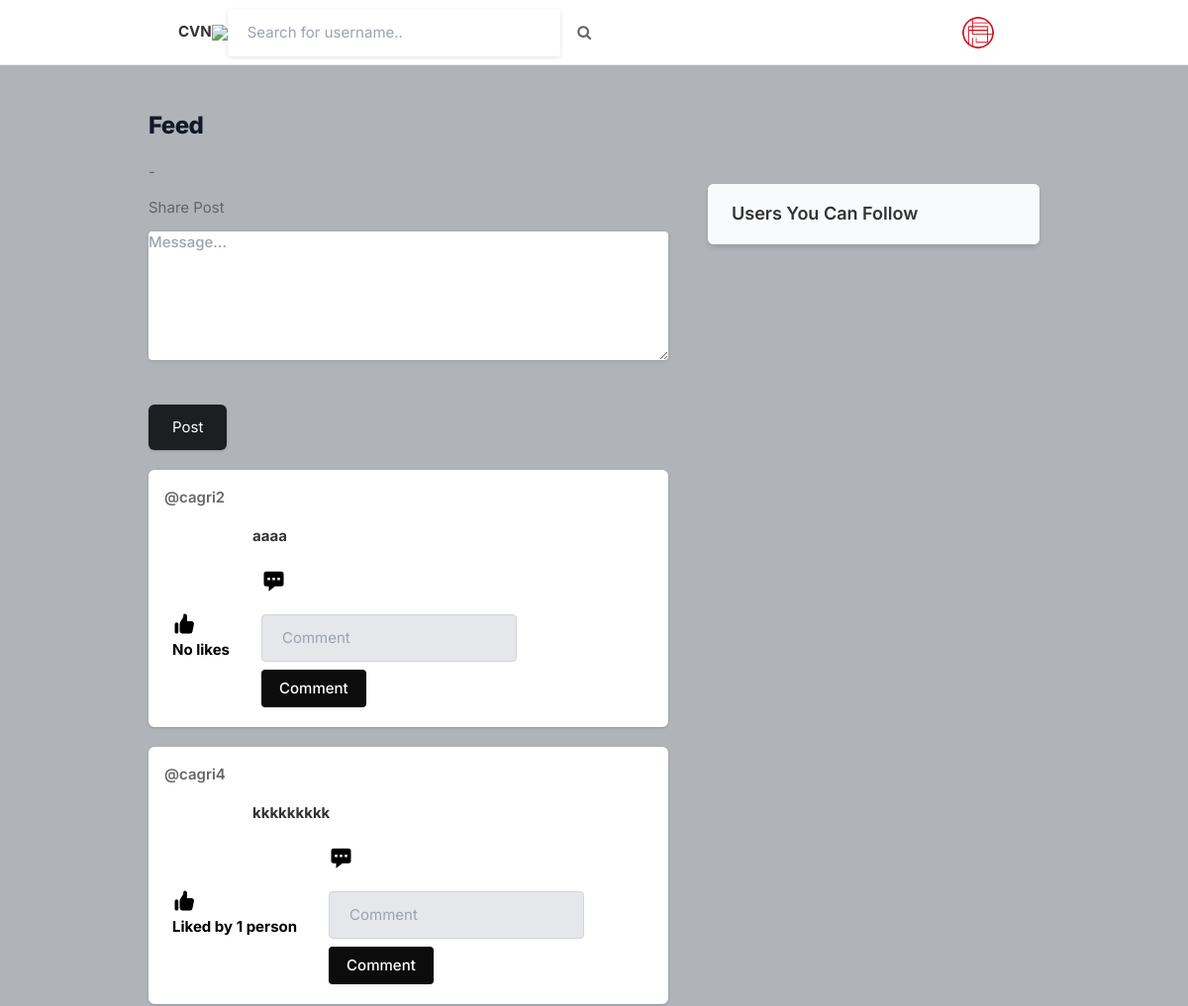
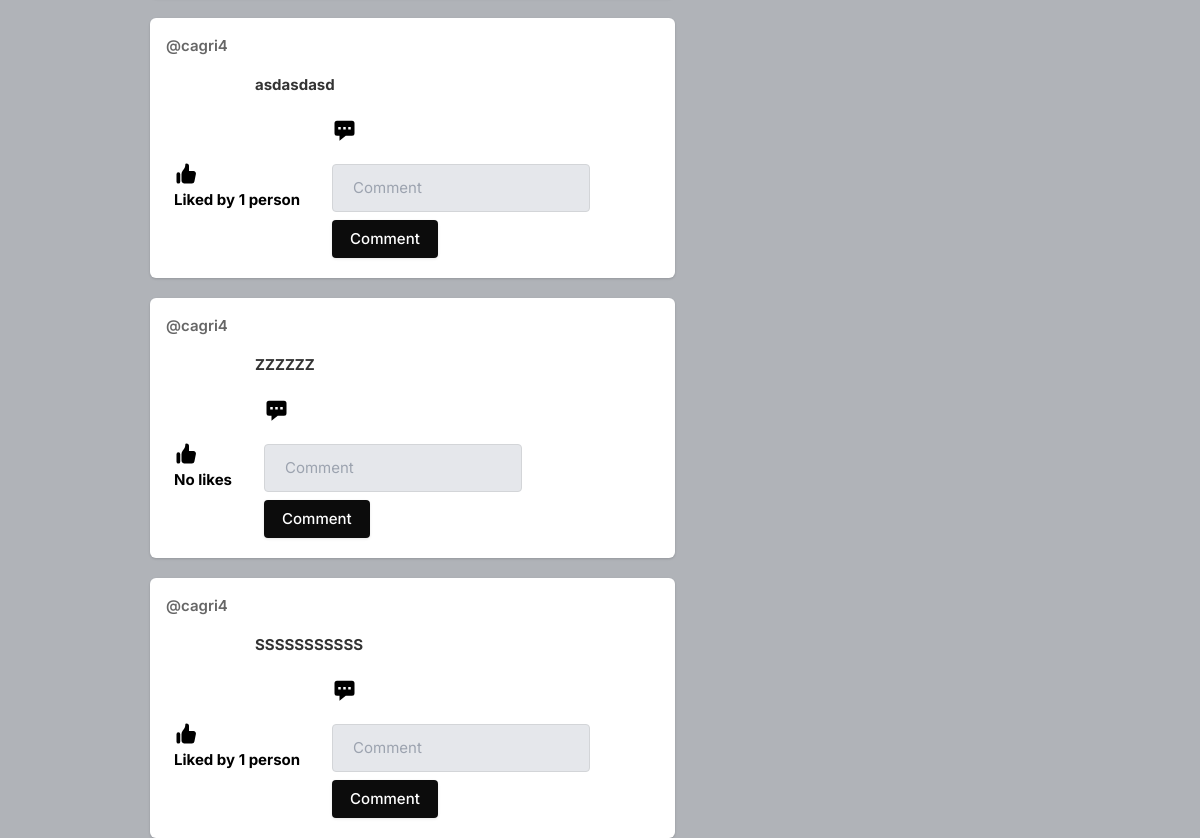
The app's page / (signed in) with its own data (2 pictures, top to bottom).
### cvn/models.py (models this page shows, shortened)
class Profile(models.Model):
    user = models.ForeignKey(User,on_delete=models.CASCADE)
    id_user = models.IntegerField()
    about_user = models.TextField(blank=True)
    profileimg = models.ImageField(upload_to='profile_images',default='empty_profile.png')
    def __str__(self):
        return self.user.username

class Post(models.Model):
    id = models.UUIDField(primary_key=True, default=uuid.uuid4)
    user = models.CharField(max_length=100)
    post_message = models.TextField(max_length=250)
    created_at = models.DateField(default=datetime.now)
    like_count = models.IntegerField(default=0)

### cvn/views.py (the view)
# urls.py: path('', views.index, name='index'),
@login_required(login_url='signin')
def index(request):
    index_user = User.objects.get(username=request.user.username)
    index_profile = Profile.objects.get(user=index_user)
    user_posts = Post.objects.filter(user=index_profile)
    index_following_list = []
    main_feed = []
    comments=[]
    index_following = FollowUser.objects.filter(follower=request.user.username)
    for users in index_following:
        index_following_list.append(users)
    for usernames in index_following_list:
        index_feed = Post.objects.filter(user=usernames)
        main_feed.append(index_feed)
    main_feed.append(user_posts)
    for i in main_feed:
        for j in i:
            comments.append(getPostComments(j.id))
    comment=list(chain(*comments))
    index_feed = list(chain(*main_feed))
    context =  {'user_profile': index_profile,
    'posts':index_feed,'comments':comments}
    ''' for c in comments:
        for k in c:
            print(k.comment) '''
    return render(request, 'index.html',context)

### cvn/models.py (called while the page is built)
    def __str__(self):
        return self.user

### cvn/views.py (called while the page is built)
def getPostComments(id):
    comments = Comment.objects.all()
    return comments

### templates/index.html (shortened to what this page needs)
{% load static %}
<!DOCTYPE html>
<html lang="en">
<head>
    <link rel="stylesheet" href="{% static 'bases/css/icons.css' %}">
    <link rel="stylesheet" href="{% static 'bases/css/uikit.css' %}">
    <link rel="stylesheet" href="{% static 'bases/css/style.css' %}">
    <link rel="stylesheet" href="{% static 'bases/css/tailwind.css' %}">
    <link rel="stylesheet" href="https://cdnjs.cloudflare.com/ajax/libs/font-awesome/4.7.0/css/font-awesome.min.css">
</head>
<body>
            <header>
                <div class="header_inner">
                    <form action="/search" method="POST">
                    <div class="left-side" >
                        <div id="logo" >
                            <a href="/">
                                <b><h1 style="text-transform: uppercase;">CVN</h1></b>
                            </a>
                        </div>
                        <a href="/">
                            <img  src="{% static '\logotrasparent.png' %}" class="logo">
                        </a>
                            <input type="text" name="username" placeholder="Search for username..">&nbsp; &nbsp;
                            <button type="submit"><i class="fa fa-search fa-1x"></i></button>
                    </div>
                    </form>
                    <div class="right-side lg:pr-4">
                        <a href="#">
                            <img src="{{user_profile.profileimg.url}}" class="header-avatar" alt="">
                        </a>
                    </div>
                </div>
            </header>
            <div class="container m-auto">
                <h1 class="lg:text-2xl text-lg font-extrabold leading-none text-gray-900 tracking-tight mb-5"> Feed </h1>-
                <div class="lg:flex justify-center lg:space-x-10 lg:space-y-0 space-y-5">
                    <div class="space-y-5 flex-shrink-0 lg:w-7/12">
                        <form action="upload" method="POST" enctype="multipart/form-data" >
                            <p class="my-3 leading-6"> Share Post
                            </p>
                            <div>
                                <textarea class="button soft-warning small" name="message" placeholder="Message..." ></textarea>
                                <br>
                                <br>
                                <button class="bg-pink-500 pink-500 px-6 py-3 rounded-md shadow text-white" type="submit" >Post</button>
                            </div>
                            </form>
                        {% for post in posts reversed %}
                        <div class="bg-white shadow rounded-md  -mx-2 lg:mx-0">
                            <div class="flex justify-between items-center px-4 py-3">
                                <div class="flex flex-1 items-center space-x-4">
                                    <span class="block font-semibold ">
                                        <a href="/profile/{{post.user}}">@{{post.user}}
                                        </a>
                                    </span>
                                </div>
                              <div>
                                <a href="#"> <i class="icon-feather-more-horizontal text-2xl hover:bg-gray-200 rounded-full p-2 transition -mr-1 "></i> </a>
                              </div>
                            </div>
                            <h3>
                                <a href="/profile/{{post.user}}"><strong style="margin:20% ;">{{post.post_message}}</strong></a>
                            </h3>
                            <div class="py-3 px-4 space-y-3">
                                <div class="flex space-x-4 lg:font-bold">
                                    <a href="/like-post?post_id={{post.id}}" class="flex items-center space-x-2">
                                        <div class="p-2 rounded-full text-black">
                                            {% if post.like_count == 0 %}
                                            <p>No likes</p>
                                            {% elif post.like_count == 1 %}
                                            <p>Liked by {{post.like_count}} person</p>
                                            {% else %}
                                            <p>Liked by {{post.like_count}} people</p>
                                            {% endif %}
                                        </div>
                                    </a>
                                        <div class="p-2 rounded-full text-black">
                                            <svg xmlns="http://www.w3.org/2000/svg" viewBox="0 0 20 20" fill="currentColor" width="25" height="25" class="">
                                                <path fill-rule="evenodd" d="M18 5v8a2 2 0 01-2 2h-5l-5 4v-4H4a2 2 0 01-2-2V5a2 2 0 012-2h12a2 2 0 012 2zM7 8H5v2h2V8zm2 0h2v2H9V8zm6 0h-2v2h2V8z" clip-rule="evenodd" />
                                            </svg>
                                            <br>
                                            <form action="/comment?post_id={{post.id}}" method="post">
                                                <input type="text" name="comment" placeholder="Comment" class="bg-gray-200 mb-2 shadow-none dark:bg-gray-800" style="border: 1px solid #d3d5d8 !important;">
                                                <button type="submit" class="button bg-blue-700">Comment</button>
                                            </form>
                                        </div>
                                        <br>
                                </div>
                            </div>
                        </div>
                        {% endfor %}
                    </div>
                    <div class="lg:w-5/12">
                        <div class="bg-white  shadow-md rounded-md overflow-hidden">
                            <div class="bg-gray-50  border-b border-gray-100 flex items-baseline justify-between py-4 px-6 ">
                                <h2 class="font-semibold text-lg">Users You Can Follow</h2>
                            </div>
                        </div>
                    </div>
                </div>
            </div>
</body>
</html>

### static/bases/css/style.css (style rules this page uses)
body { background-color: #B0B3B8!important; }
button { vertical-align: middle; }
span.button, button.button { background-color: #0c0c0c; top: 0; color: #fff; position: relative; padding: 8px 18px; line-height: 22px; position: relative; font-weight: 500; font-size: 15px; display: inline-block; -webkit-transition: all 0.2s ease-in-out; transition: all 0.2s ease-in-out; cursor: pointer; overflow: hidden; border: none; border-radius: 4px; -webkit-box-shadow: 0 1px 3px rgba(0, 0, 0, 0.1); box-shadow: 0 1px 3px rgba(0, 0, 0, 0.1); }
input { height: 48px; line-height: 48px; padding: 0 20px; outline: none; font-size: 15px; color: #808080; max-width: 100%; width: 100%; -webkit-box-sizing: border-box; box-sizing: border-box; display: block; font-weight: 400; opacity: 1; border-radius: 4px; border: none; -webkit-box-shadow: 0 1px 4px 0px rgba(0, 0, 0, 0.12); box-shadow: 0 1px 4px 0px rgba(0, 0, 0, 0.12); }
input[type="text"], input[type="password"], input[type="email"], input[type="number"] { height: 48px; line-height: 48px; padding: 0 20px; outline: none; font-size: 15px; color: #808080; max-width: 100%; width: 100%; -webkit-box-sizing: border-box; box-sizing: border-box; display: block; font-weight: 400; opacity: 1; border-radius: 4px; border: none; -webkit-box-shadow: 0 1px 4px 0px rgba(0, 0, 0, 0.12); box-shadow: 0 1px 4px 0px rgba(0, 0, 0, 0.12); }
textarea { height: 48px; line-height: 48px; padding: 0 20px; outline: none; font-size: 15px; color: #808080; margin: 0 0 16px 0; max-width: 100%; width: 100%; -webkit-box-sizing: border-box; box-sizing: border-box; display: block; background-color: #fff; font-weight: 500; opacity: 1; border-radius: 4px; border: none; -webkit-box-shadow: 0 1px 4px 0px rgba(0, 0, 0, 0.12); box-shadow: 0 1px 4px 0px rgba(0, 0, 0, 0.12); }
input { -webkit-transition: all 0.1s ease-in-out; transition: all 0.1s ease-in-out; }
::placeholder { color: #808080; opacity: 1; }
textarea { height: auto; line-height: 27px; padding: 20px; min-height: 130px; -webkit-transition: none !important; transition: none !important; min-width: 100%; }
button { border: none; margin: 0; padding: 0; width: auto; overflow: visible; background: transparent; color: inherit; font: inherit; line-height: normal; cursor: pointer; }
a { color: #be185d; -webkit-transition: 0.3s; transition: 0.3s; outline: none !important; }
button { outline: none !important; }
img { max-width: 100%; }
body { color: #666; font-size: 15px; line-height: 20px; background-color: #f0f2f5; font-family: "Inter", sans-serif; text-transform: none; }
body p { font-size: 15px; line-height: 27px; }
h1, h2, h3, h4, h5, h6 { font-family: "Inter", sans-serif; text-transform: none; }
input[type="text"], input[type="password"], input[type="email"] { font-family: "Inter", sans-serif; text-transform: none; }
textarea, select { font-family: "Inter", sans-serif; text-transform: none; }
button, body .pac-container { font-family: "Inter", sans-serif; text-transform: none; }
h1, h2, h3, h4, h5, h6 { color: #333; font-weight: 500; margin: 0; padding: 0; }
h1 { font-size: 32px; }
h2 { font-size: 26px; }
h3 { font-size: 22px; }
b, strong { font-weight: 700 !important; }
@media (min-width: 1024px) { .container { max-width: 900px !important; padding-top: 45px; } }
header { background-color: #fff; left: 0; right: 0; top: 0; z-index: 99; height: 66px; display: -webkit-box; display: -ms-flexbox; display: flex; -webkit-box-align: center; -ms-flex-align: center; align-items: center; border-bottom: 1px solid #e5e7eb; }
header .header_inner { display: -webkit-box; display: -ms-flexbox; display: flex; -webkit-box-align: center; -ms-flex-align: center; align-items: center; max-width: 1090px; margin: auto; width: 75%; max-width: 75% !important; padding: 0 30px; }
header .header_inner .left-side { display: -webkit-box; display: -ms-flexbox; display:flexbox; -webkit-box-align: center; -ms-flex-align: center; align-items: center; }
header .header_inner .right-side { display: -webkit-box; display: -ms-flexbox; display: flex; -webkit-box-align: center; -ms-flex-align: center; align-items: center; -webkit-box-pack: end; -ms-flex-pack: end; justify-content: flex-end; margin-left: auto; }
header .header_inner .right-side .header-avatar { width: 32px; height: 32px; border-radius: 100%; margin-left: 15px; }
.shadow-none { -webkit-box-shadow: none !important; box-shadow: none !important; }

### templates/index.html (style rules this page uses)
.logo { max-width: 55; max-height: 55px; }

### records on screen
Profile: profileimg (picture)
Post: user "cagri2", post_message "aaaa", like_count "No likes"
Post: user "cagri4", post_message "kkkkkkkkk", like_count "1"
Post: user "cagri4", post_message "asdasdasd", like_count "1"
Post: user "cagri4", post_message "ZZZZZZ", like_count "No likes"
Post: user "cagri4", post_message "SSSSSSSSSSS", like_count "1"
